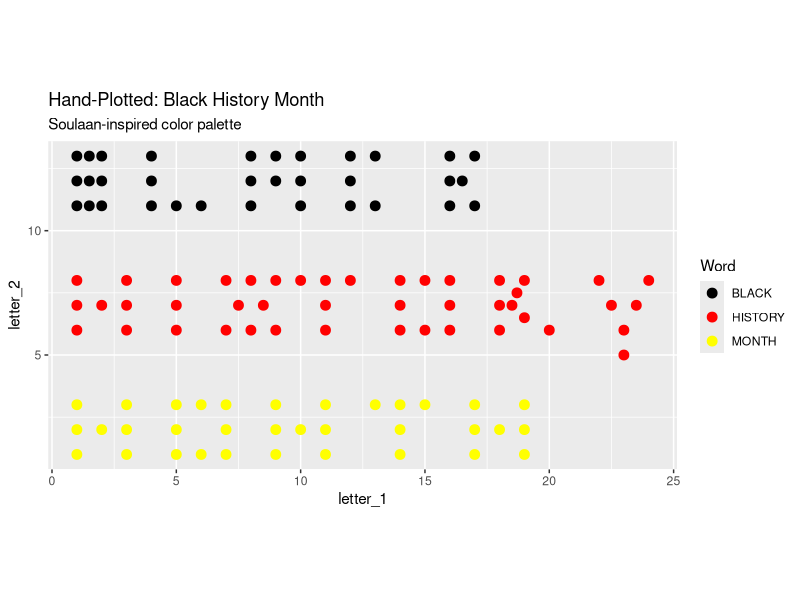

Recreate this plot in R.
## ---- chunk 1
library(ggplot2)
## ---- chunk 2
# 1. Create the data frame with your coordinates
black_historyp <- data.frame(
  letter_1 = c(1,1,1,2,2,2, 1.5, 1.5, 1.5, 4, 4, 4, 5, 6, 8, 8, 8, 9, 10, 10, 10, 12, 12, 12, 13,13, 9, 16, 16.5, 16, 16, 17, 17, 1, 1, 1, 2, 3, 3, 3, 5, 5, 5, 7, 7, 7.5, 8, 8, 8.5, 9, 9, 10, 11, 12, 11, 11, 14, 14, 14, 15, 16, 16, 16, 15, 18, 18, 18, 18.5, 19, 18.7, 19, 20, 22, 22.5, 24, 23.5, 23, 23, 17, 17, 17, 18, 19, 19, 19, 1, 1, 1, 2, 3, 3, 3, 5, 5, 5, 6, 6, 7, 7, 7, 9, 9, 9, 10, 11, 11, 11, 13, 14, 15, 14, 14),
  letter_2 = c(13, 12, 11, 13, 12, 11, 12, 13, 11, 11, 12, 13, 11, 11, 11, 12, 13, 13, 13, 12, 11, 11, 12, 13, 13, 11, 12, 11, 12, 12, 13, 13, 11, 6, 7, 8, 7, 6, 7, 8, 6, 7, 8, 6, 8, 7, 8, 6, 7, 8, 6, 8, 8, 8, 7, 6, 6, 7, 8, 8, 8, 7, 6, 6, 6, 7, 8, 7, 8, 7.5, 6.5, 6, 8, 7, 8, 7, 6, 5, 1, 2, 3, 2, 3, 2, 1, 1, 2, 3, 2, 3, 2, 1, 1, 2, 3, 1, 3, 1, 2, 3, 1, 2, 3, 2, 1, 2, 3, 3, 3, 3, 2, 1)
)
## ---- chunk 3
# 2. Add the labels based on your counts
black_historyp$Word <- c(
  rep("BLACK", 33), 
  rep("HISTORY", 45), 
  rep("MONTH", 34)
)
## ---- chunk 4
# 2. Plot it with separate colors and groups
ggplot(black_historyp, aes(x = letter_1, y = letter_2, color = Word)) +
  geom_point(size = 3) + 
  scale_color_manual(values = c(
    "BLACK" = "black",   
    "HISTORY" = "red",
    "MONTH" = "yellow"
  )) +
  coord_fixed() + 
  labs(title = "Hand-Plotted: Black History Month",
       subtitle = "Soulaan-inspired color palette")
